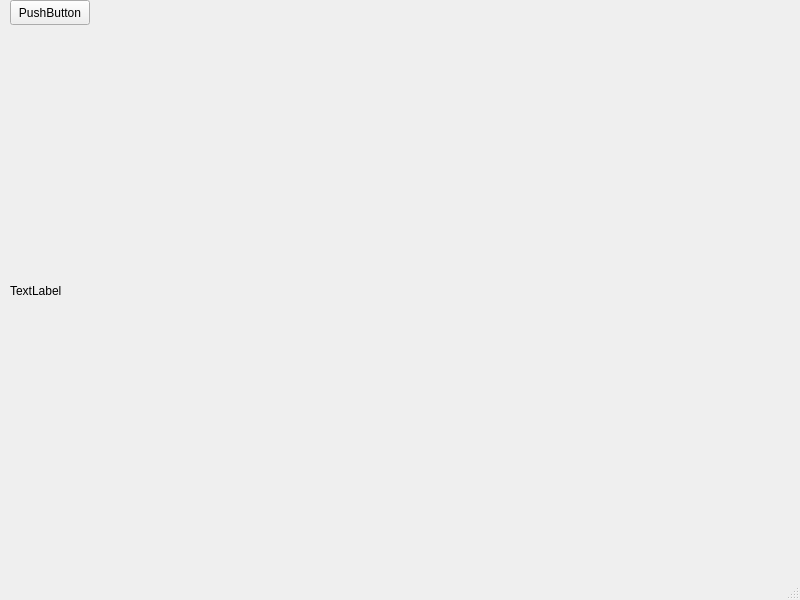
<?xml version="1.0" encoding="UTF-8"?>
<ui version="4.0">
 <class>MainWindow</class>
 <widget class="QMainWindow" name="MainWindow">
  <property name="geometry">
   <rect>
    <x>0</x>
    <y>0</y>
    <width>800</width>
    <height>600</height>
   </rect>
  </property>
  <property name="windowTitle">
   <string>MainWindow</string>
  </property>
  <widget class="QWidget" name="centralwidget">
   <widget class="QPushButton" name="pushButton">
    <property name="geometry">
     <rect>
      <x>10</x>
      <y>0</y>
      <width>80</width>
      <height>25</height>
     </rect>
    </property>
    <property name="text">
     <string>PushButton</string>
    </property>
   </widget>
   <widget class="QLabel" name="label">
    <property name="geometry">
     <rect>
      <x>10</x>
      <y>30</y>
      <width>771</width>
      <height>521</height>
     </rect>
    </property>
    <property name="text">
     <string>TextLabel</string>
    </property>
   </widget>
  </widget>
  <widget class="QMenuBar" name="menubar">
   <property name="geometry">
    <rect>
     <x>0</x>
     <y>0</y>
     <width>800</width>
     <height>22</height>
    </rect>
   </property>
  </widget>
  <widget class="QStatusBar" name="statusbar"/>
 </widget>
 <resources/>
 <connections/>
</ui>
